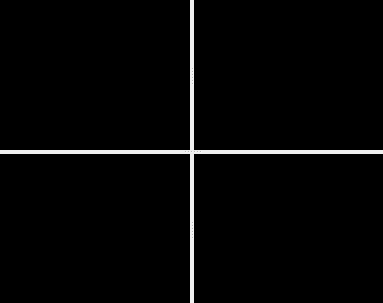
<?xml version="1.0" encoding="UTF-8"?>
<ui version="4.0">
 <class>FourEqual</class>
 <widget class="QWidget" name="FourEqual">
  <property name="geometry">
   <rect>
    <x>0</x>
    <y>0</y>
    <width>383</width>
    <height>303</height>
   </rect>
  </property>
  <property name="windowTitle">
   <string>Four: Equal</string>
  </property>
  <layout class="QVBoxLayout" name="verticalLayout">
   <property name="spacing">
    <number>0</number>
   </property>
   <property name="margin">
    <number>0</number>
   </property>
   <item>
    <widget class="QSplitter" name="splitter_3">
     <property name="orientation">
      <enum>Qt::Vertical</enum>
     </property>
     <widget class="QSplitter" name="splitter">
      <property name="orientation">
       <enum>Qt::Horizontal</enum>
      </property>
      <widget class="QFrame" name="Viewport00">
       <property name="styleSheet">
        <string notr="true">background-color: rgb(0, 0, 0);</string>
       </property>
       <property name="frameShape">
        <enum>QFrame::Panel</enum>
       </property>
       <property name="frameShadow">
        <enum>QFrame::Sunken</enum>
       </property>
       <property name="lineWidth">
        <number>2</number>
       </property>
       <layout class="QVBoxLayout" name="verticalLayout_2"/>
      </widget>
      <widget class="QFrame" name="Viewport01">
       <property name="styleSheet">
        <string notr="true">background-color: rgb(0, 0, 0);</string>
       </property>
       <property name="frameShape">
        <enum>QFrame::Panel</enum>
       </property>
       <property name="frameShadow">
        <enum>QFrame::Sunken</enum>
       </property>
       <property name="lineWidth">
        <number>2</number>
       </property>
       <layout class="QVBoxLayout" name="verticalLayout_3"/>
      </widget>
     </widget>
     <widget class="QSplitter" name="splitter_2">
      <property name="orientation">
       <enum>Qt::Horizontal</enum>
      </property>
      <widget class="QFrame" name="Viewport02">
       <property name="styleSheet">
        <string notr="true">background-color: rgb(0, 0, 0);</string>
       </property>
       <property name="frameShape">
        <enum>QFrame::Panel</enum>
       </property>
       <property name="frameShadow">
        <enum>QFrame::Sunken</enum>
       </property>
       <property name="lineWidth">
        <number>2</number>
       </property>
       <layout class="QVBoxLayout" name="verticalLayout_5"/>
      </widget>
      <widget class="QFrame" name="Viewport03">
       <property name="styleSheet">
        <string notr="true">background-color: rgb(0, 0, 0);</string>
       </property>
       <property name="frameShape">
        <enum>QFrame::Panel</enum>
       </property>
       <property name="frameShadow">
        <enum>QFrame::Sunken</enum>
       </property>
       <property name="lineWidth">
        <number>2</number>
       </property>
       <layout class="QVBoxLayout" name="verticalLayout_4"/>
      </widget>
     </widget>
    </widget>
   </item>
  </layout>
 </widget>
 <resources/>
 <connections/>
</ui>
